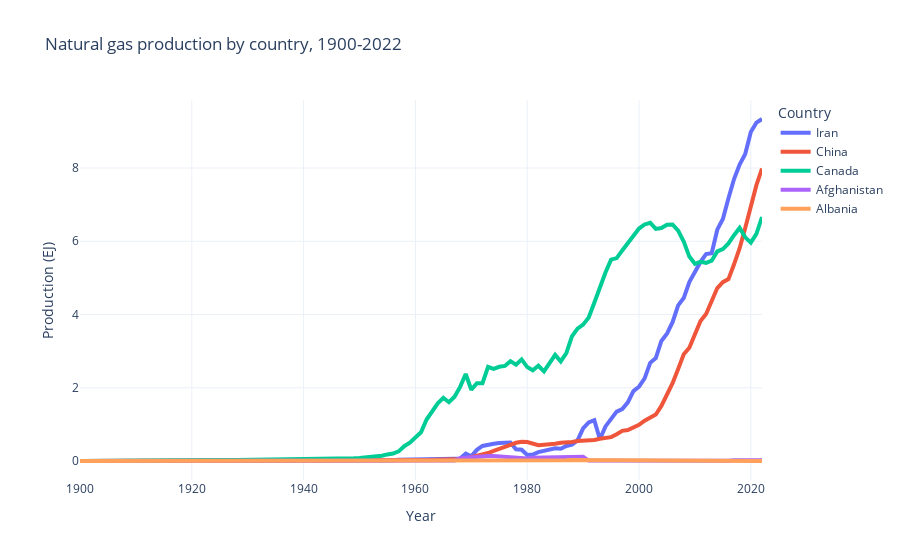

Here is the notebook cell this chart was saved with:
### Code cell
# create a line chart using plotly with data_for_line dataframe
# line chart will be used to plot the cumulative production of each country over the years
# lets take input any 5 countries add their traces to graph for visualization
countries = input("Enter any  5 country names with comma seprated: ").split(',')
# filter valid countries with stripping white spaces
countries = [country.strip() for country in countries if country.strip() in data_line_chart_df.columns]

if len(countries) != 5:
    print("Please enter exactly five valid country names.")
else:
    # create figure with plotly graph objects as go
    fig = go.Figure()
    # Add traces for each country
    for country in countries:
        trace = go.Scatter(
            x=data_line_chart_df['Year'],
            y=data_line_chart_df[country],
            mode='lines',
            name=country,
            line = dict(width=4)
        )
        fig.add_trace(trace)
    fig.update_layout(
        title='Natural gas production by country, 1900-2022',
        xaxis_title='Year',
        yaxis_title='Production (EJ)',
        legend_title='Country',
        template='plotly_white'
    )
    fig.show()
